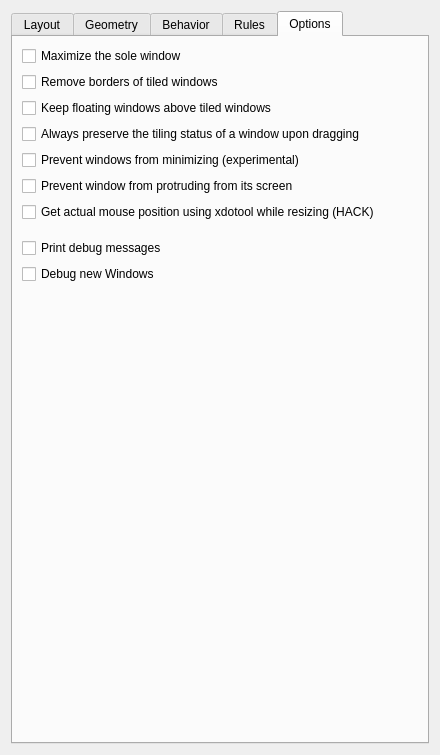
<?xml version="1.0" encoding="UTF-8"?>
<ui version="4.0">
 <class>ForkniteConfigForm</class>
 <widget class="QWidget" name="ForkniteConfigForm">
  <property name="geometry">
   <rect>
    <x>0</x>
    <y>0</y>
    <width>440</width>
    <height>755</height>
   </rect>
  </property>
  <property name="minimumSize">
   <size>
    <width>440</width>
    <height>0</height>
   </size>
  </property>
  <property name="windowTitle">
   <string>Form</string>
  </property>
  <layout class="QGridLayout" name="gridLayout">
   <item row="0" column="0">
    <widget class="QTabWidget" name="configTabs">
     <property name="currentIndex">
      <number>4</number>
     </property>
     <widget class="QWidget" name="layoutTab">
      <attribute name="title">
       <string>Layout</string>
      </attribute>
      <layout class="QVBoxLayout" name="verticalLayout_4">
       <item>
        <widget class="QGroupBox" name="groupBox_8">
         <property name="title">
          <string/>
         </property>
         <layout class="QVBoxLayout" name="verticalLayout_8">
          <item>
           <widget class="QCheckBox" name="kcfg_layoutPerActivity">
            <property name="toolTip">
             <string>Use different layouts for each activity. Can be combined with &quot;Use separate layout per Desktop&quot; option.</string>
            </property>
            <property name="text">
             <string>Use separate layouts for each Activity</string>
            </property>
           </widget>
          </item>
          <item>
           <widget class="QCheckBox" name="kcfg_layoutPerDesktop">
            <property name="toolTip">
             <string>Use different layouts for each virtual desktop. Can be combined with &quot;Use separate layout per Activity&quot; option.</string>
            </property>
            <property name="text">
             <string>Use separate layouts for each Desktop</string>
            </property>
           </widget>
          </item>
         </layout>
        </widget>
       </item>
       <item>
        <widget class="QGroupBox" name="groupBox_2">
         <property name="title">
          <string>Layouts</string>
         </property>
         <layout class="QVBoxLayout" name="verticalLayout_3">
          <item>
           <widget class="QCheckBox" name="kcfg_enableTileLayout">
            <property name="toolTip">
             <string>Enable Tile layout</string>
            </property>
            <property name="text">
             <string>Tile Layout</string>
            </property>
            <property name="tristate">
             <bool>false</bool>
            </property>
           </widget>
          </item>
          <item>
           <widget class="QCheckBox" name="kcfg_enableMonocleLayout">
            <property name="toolTip">
             <string>Enable Monocle layout</string>
            </property>
            <property name="text">
             <string>Monocle Layout</string>
            </property>
           </widget>
          </item>
          <item>
           <layout class="QVBoxLayout" name="monocleLayoutConfigLayout">
            <property name="leftMargin">
             <number>20</number>
            </property>
            <property name="rightMargin">
             <number>20</number>
            </property>
            <item>
             <widget class="QGroupBox" name="groupBox_10">
              <property name="title">
               <string/>
              </property>
              <layout class="QVBoxLayout" name="verticalLayout_10">
               <item>
                <widget class="QCheckBox" name="kcfg_monocleMaximize">
                 <property name="toolTip">
                  <string>All windows will be maximized in Monocle layout</string>
                 </property>
                 <property name="text">
                  <string>Fully maximize windows (no borders, no gaps)</string>
                 </property>
                </widget>
               </item>
               <item>
                <widget class="QCheckBox" name="kcfg_monocleMinimizeRest">
                 <property name="text">
                  <string>Minimize unfocused windows (WIP)</string>
                 </property>
                </widget>
               </item>
              </layout>
             </widget>
            </item>
           </layout>
          </item>
          <item>
           <widget class="QCheckBox" name="kcfg_enableThreeColumnLayout">
            <property name="toolTip">
             <string>Enable Three Column layout</string>
            </property>
            <property name="text">
             <string>Three Column Layout</string>
            </property>
           </widget>
          </item>
          <item>
           <widget class="QCheckBox" name="kcfg_enableSpiralLayout">
            <property name="text">
             <string>Spiral Layout</string>
            </property>
           </widget>
          </item>
          <item>
           <widget class="QCheckBox" name="kcfg_enableQuarterLayout">
            <property name="toolTip">
             <string>Enable Quarter layout</string>
            </property>
            <property name="text">
             <string>Quarter Layout</string>
            </property>
           </widget>
          </item>
          <item>
           <widget class="QCheckBox" name="kcfg_enableStackedLayout">
            <property name="toolTip">
             <string>Enable Stacked layout</string>
            </property>
            <property name="text">
             <string>Stacked Layout</string>
            </property>
           </widget>
          </item>
          <item>
           <widget class="QCheckBox" name="kcfg_enableSpreadLayout">
            <property name="toolTip">
             <string>Enable Spread layout</string>
            </property>
            <property name="text">
             <string>Spread Layout</string>
            </property>
           </widget>
          </item>
          <item>
           <widget class="QCheckBox" name="kcfg_enableStairLayout">
            <property name="toolTip">
             <string>Enable Stair layout</string>
            </property>
            <property name="text">
             <string>Stair Layout</string>
            </property>
           </widget>
          </item>
          <item>
           <layout class="QVBoxLayout" name="stairLayoutConfigLayout">
            <property name="leftMargin">
             <number>20</number>
            </property>
            <property name="rightMargin">
             <number>20</number>
            </property>
            <item>
             <widget class="QGroupBox" name="groupBox_70">
              <property name="title">
               <string/>
              </property>
              <layout class="QVBoxLayout" name="verticalLayout_10">
               <item>
                <widget class="QCheckBox" name="kcfg_stairReverse">
                 <property name="text">
                  <string>Reverse the stair layout's direction</string>
                 </property>
                </widget>
               </item>
              </layout>
             </widget>
            </item>
           </layout>
          </item>
          <item>
           <widget class="QCheckBox" name="kcfg_enableFloatingLayout">
            <property name="text">
             <string>Floating Layout</string>
            </property>
           </widget>
          </item>
          <item>
           <widget class="QCheckBox" name="kcfg_enableBTreeLayout">
            <property name="toolTip">
             <string>Enable BTree layout</string>
            </property>
            <property name="text">
             <string>Binary tree Layout</string>
            </property>
           </widget>
          </item>
         </layout>
        </widget>
       </item>
       <item>
        <spacer name="verticalSpacer_2">
         <property name="orientation">
          <enum>Qt::Vertical</enum>
         </property>
         <property name="sizeHint" stdset="0">
          <size>
           <width>20</width>
           <height>40</height>
          </size>
         </property>
        </spacer>
       </item>
      </layout>
     </widget>
     <widget class="QWidget" name="geometryTab">
      <attribute name="title">
       <string>Geometry</string>
      </attribute>
      <layout class="QVBoxLayout" name="verticalLayout_5">
       <item>
        <widget class="QGroupBox" name="groupBox">
         <property name="title">
          <string>Screen Gaps (pixels)</string>
         </property>
         <layout class="QGridLayout" name="gridLayout_3">
          <item row="2" column="3">
           <widget class="QSpinBox" name="kcfg_screenGapTop">
            <property name="maximum">
             <number>999</number>
            </property>
           </widget>
          </item>
          <item row="4" column="0">
           <widget class="QSpinBox" name="kcfg_screenGapLeft">
            <property name="maximum">
             <number>999</number>
            </property>
           </widget>
          </item>
          <item row="4" column="4">
           <widget class="QSpinBox" name="kcfg_screenGapRight">
            <property name="maximum">
             <number>999</number>
            </property>
           </widget>
          </item>
          <item row="0" column="3">
           <widget class="QLabel" name="screenGapTop">
            <property name="text">
             <string>Top</string>
            </property>
            <property name="alignment">
             <set>Qt::AlignCenter</set>
            </property>
           </widget>
          </item>
          <item row="6" column="3">
           <widget class="QSpinBox" name="kcfg_screenGapBottom">
            <property name="maximum">
             <number>999</number>
            </property>
           </widget>
          </item>
          <item row="5" column="3">
           <widget class="QLabel" name="screenGapBottom">
            <property name="text">
             <string>Bottom</string>
            </property>
            <property name="alignment">
             <set>Qt::AlignCenter</set>
            </property>
           </widget>
          </item>
          <item row="3" column="0">
           <widget class="QLabel" name="screenGapLeft">
            <property name="text">
             <string>Left</string>
            </property>
            <property name="alignment">
             <set>Qt::AlignCenter</set>
            </property>
           </widget>
          </item>
          <item row="3" column="4">
           <widget class="QLabel" name="screenGapRight">
            <property name="text">
             <string>Right</string>
            </property>
            <property name="alignment">
             <set>Qt::AlignCenter</set>
            </property>
           </widget>
          </item>
         </layout>
        </widget>
       </item>
       <item>
        <widget class="QGroupBox" name="groupBox_9">
         <property name="title">
          <string>Maximum Tile Width</string>
         </property>
         <layout class="QGridLayout" name="gridLayout_8">
          <item row="0" column="0">
           <widget class="QCheckBox" name="kcfg_limitTileWidth">
            <property name="text">
             <string>Limit the width of tiled windows</string>
            </property>
           </widget>
          </item>
          <item row="1" column="0">
           <layout class="QHBoxLayout" name="horizontalLayout_2">
            <item>
             <widget class="QLabel" name="limitTileWidthRatioLabel">
              <property name="sizePolicy">
               <sizepolicy hsizetype="Maximum" vsizetype="Preferred">
                <horstretch>0</horstretch>
                <verstretch>0</verstretch>
               </sizepolicy>
              </property>
              <property name="text">
               <string>Ratio of the max width to screen height </string>
              </property>
             </widget>
            </item>
            <item>
             <widget class="QDoubleSpinBox" name="kcfg_limitTileWidthRatio"/>
            </item>
           </layout>
          </item>
         </layout>
        </widget>
       </item>
       <item>
        <layout class="QHBoxLayout" name="horizontalLayout">
         <item>
          <widget class="QLabel" name="tileGapLabel">
           <property name="text">
            <string>Gaps between tiles (pixels)</string>
           </property>
          </widget>
         </item>
         <item>
          <widget class="QSpinBox" name="kcfg_tileLayoutGap">
           <property name="maximum">
            <number>9999</number>
           </property>
          </widget>
         </item>
        </layout>
       </item>
       <item>
        <spacer name="verticalSpacer">
         <property name="orientation">
          <enum>Qt::Vertical</enum>
         </property>
         <property name="sizeHint" stdset="0">
          <size>
           <width>20</width>
           <height>40</height>
          </size>
         </property>
        </spacer>
       </item>
      </layout>
     </widget>
     <widget class="QWidget" name="behaviorTab">
      <attribute name="title">
       <string>Behavior</string>
      </attribute>
      <layout class="QVBoxLayout" name="verticalLayout_6">
       <item>
        <widget class="QGroupBox" name="groupBox_4">
         <property name="title">
          <string>Layout Adjustment</string>
         </property>
         <layout class="QVBoxLayout" name="verticalLayout_7">
          <item>
           <widget class="QCheckBox" name="kcfg_adjustLayout">
            <property name="toolTip">
             <string>Resizing window will cause layout to be adjusted. The actual behaviour might differ based on layout in use.</string>
            </property>
            <property name="text">
             <string>Adjust layout by resizing windows</string>
            </property>
           </widget>
          </item>
          <item>
           <widget class="QCheckBox" name="kcfg_adjustLayoutLive">
            <property name="toolTip">
             <string>If enabled, resizing window will immediately adjust layout. If disabled, layout will be adjusted *after* window resizing is over.</string>
            </property>
            <property name="text">
             <string>Adjust layout in realtime as window is being resized</string>
            </property>
           </widget>
          </item>
         </layout>
        </widget>
       </item>
       <item>
        <widget class="QGroupBox" name="groupBox_3">
         <property name="font">
          <font>
           <weight>50</weight>
           <bold>false</bold>
          </font>
         </property>
         <property name="title">
          <string>Directional Keys Behaviors</string>
         </property>
         <layout class="QGridLayout" name="gridLayout_4">
          <item row="0" column="1">
           <widget class="QLabel" name="label_2">
            <property name="font">
             <font>
              <weight>50</weight>
              <italic>false</italic>
              <bold>false</bold>
              <underline>true</underline>
             </font>
            </property>
            <property name="text">
             <string>Up</string>
            </property>
            <property name="alignment">
             <set>Qt::AlignCenter</set>
            </property>
           </widget>
          </item>
          <item row="2" column="0">
           <widget class="QRadioButton" name="kcfg_directionalKeyFocus">
            <property name="sizePolicy">
             <sizepolicy hsizetype="Maximum" vsizetype="Fixed">
              <horstretch>0</horstretch>
              <verstretch>0</verstretch>
             </sizepolicy>
            </property>
            <property name="font">
             <font>
              <weight>75</weight>
              <bold>true</bold>
             </font>
            </property>
            <property name="text">
             <string>Directional</string>
            </property>
            <attribute name="buttonGroup">
             <string notr="true">directionalKeyButtonGroup</string>
            </attribute>
           </widget>
          </item>
          <item row="1" column="0">
           <widget class="QRadioButton" name="kcfg_directionalKeyDwm">
            <property name="sizePolicy">
             <sizepolicy hsizetype="Maximum" vsizetype="Fixed">
              <horstretch>0</horstretch>
              <verstretch>0</verstretch>
             </sizepolicy>
            </property>
            <property name="font">
             <font>
              <weight>75</weight>
              <bold>true</bold>
             </font>
            </property>
            <property name="text">
             <string>DWM style</string>
            </property>
            <attribute name="buttonGroup">
             <string notr="true">directionalKeyButtonGroup</string>
            </attribute>
           </widget>
          </item>
          <item row="0" column="3">
           <widget class="QLabel" name="label_4">
            <property name="font">
             <font>
              <weight>50</weight>
              <italic>false</italic>
              <bold>false</bold>
              <underline>true</underline>
             </font>
            </property>
            <property name="text">
             <string>Left</string>
            </property>
            <property name="alignment">
             <set>Qt::AlignCenter</set>
            </property>
           </widget>
          </item>
          <item row="1" column="1">
           <widget class="QLabel" name="label">
            <property name="text">
             <string>Focus Next</string>
            </property>
            <property name="alignment">
             <set>Qt::AlignCenter</set>
            </property>
           </widget>
          </item>
          <item row="0" column="2">
           <widget class="QLabel" name="label_3">
            <property name="font">
             <font>
              <weight>50</weight>
              <italic>false</italic>
              <bold>false</bold>
              <underline>true</underline>
             </font>
            </property>
            <property name="text">
             <string>Down</string>
            </property>
            <property name="alignment">
             <set>Qt::AlignCenter</set>
            </property>
           </widget>
          </item>
          <item row="0" column="4">
           <widget class="QLabel" name="label_5">
            <property name="font">
             <font>
              <weight>50</weight>
              <italic>false</italic>
              <bold>false</bold>
              <underline>true</underline>
             </font>
            </property>
            <property name="text">
             <string>Right</string>
            </property>
            <property name="alignment">
             <set>Qt::AlignCenter</set>
            </property>
           </widget>
          </item>
          <item row="1" column="2">
           <widget class="QLabel" name="label_6">
            <property name="text">
             <string>Focus Prev</string>
            </property>
            <property name="alignment">
             <set>Qt::AlignCenter</set>
            </property>
           </widget>
          </item>
          <item row="1" column="3">
           <widget class="QLabel" name="label_7">
            <property name="text">
             <string>Adjust Layout</string>
            </property>
            <property name="alignment">
             <set>Qt::AlignCenter</set>
            </property>
           </widget>
          </item>
          <item row="1" column="4">
           <widget class="QLabel" name="label_8">
            <property name="text">
             <string>Adjust Layout</string>
            </property>
            <property name="alignment">
             <set>Qt::AlignCenter</set>
            </property>
           </widget>
          </item>
          <item row="2" column="1">
           <widget class="QLabel" name="label_9">
            <property name="text">
             <string>Focus Up</string>
            </property>
            <property name="alignment">
             <set>Qt::AlignCenter</set>
            </property>
           </widget>
          </item>
          <item row="2" column="2">
           <widget class="QLabel" name="label_10">
            <property name="text">
             <string>Focus Down</string>
            </property>
            <property name="alignment">
             <set>Qt::AlignCenter</set>
            </property>
           </widget>
          </item>
          <item row="2" column="3">
           <widget class="QLabel" name="label_11">
            <property name="text">
             <string>Focus Left</string>
            </property>
            <property name="alignment">
             <set>Qt::AlignCenter</set>
            </property>
           </widget>
          </item>
          <item row="2" column="4">
           <widget class="QLabel" name="label_12">
            <property name="text">
             <string>Focus Right</string>
            </property>
            <property name="alignment">
             <set>Qt::AlignCenter</set>
            </property>
           </widget>
          </item>
         </layout>
        </widget>
       </item>
       <item>
        <widget class="QGroupBox" name="verticalGroupBox">
         <property name="title">
          <string>Position of the New Window</string>
         </property>
         <layout class="QVBoxLayout" name="verticalLayout_9">
          <item alignment="Qt::AlignLeft|Qt::AlignVCenter">
           <widget class="QComboBox" name="kcfg_newWindowPosition">
            <property name="minimumSize">
             <size>
              <width>400</width>
              <height>0</height>
             </size>
            </property>
            <item>
             <property name="text">
              <string>At existing position</string>
             </property>
            </item>
            <item>
             <property name="text">
              <string>First</string>
             </property>
            </item>
            <item>
             <property name="text">
              <string>Second</string>
             </property>
            </item>
            <item>
             <property name="text">
              <string>Last</string>
             </property>
            </item>
           </widget>
          </item>
         </layout>
        </widget>
       </item>
       <item>
        <spacer name="verticalSpacer_3">
         <property name="orientation">
          <enum>Qt::Vertical</enum>
         </property>
         <property name="sizeHint" stdset="0">
          <size>
           <width>20</width>
           <height>40</height>
          </size>
         </property>
        </spacer>
       </item>
      </layout>
     </widget>
     <widget class="QWidget" name="rulesTab">
      <attribute name="title">
       <string>Rules</string>
      </attribute>
      <layout class="QVBoxLayout" name="verticalLayout_2">
       <item>
        <widget class="QGroupBox" name="groupBox_5">
         <property name="title">
          <string>Ignore Windows</string>
         </property>
         <layout class="QGridLayout" name="gridLayout_5">
          <item row="1" column="0">
           <widget class="QLabel" name="ignoreTitleLabel">
            <property name="text">
             <string>By Title</string>
            </property>
           </widget>
          </item>
          <item row="0" column="0">
           <widget class="QLabel" name="ignoreClassLabel">
            <property name="text">
             <string>By Class</string>
            </property>
           </widget>
          </item>
          <item row="0" column="1">
           <widget class="QLineEdit" name="kcfg_ignoreClass">
            <property name="toolTip">
             <string>Comma-separated list of window classes. Matching windows will not be tiled.</string>
            </property>
           </widget>
          </item>
          <item row="1" column="1">
           <widget class="QLineEdit" name="kcfg_ignoreTitle">
            <property name="toolTip">
             <string>Comma-separated list of keywords(or substrings). Any windows with matching title will not be tiled.</string>
            </property>
           </widget>
          </item>
          <item row="2" column="0">
           <widget class="QLabel" name="ignoreRoleLabel">
            <property name="text">
             <string>By Role</string>
            </property>
           </widget>
          </item>
          <item row="2" column="1">
           <widget class="QLineEdit" name="kcfg_ignoreRole"/>
          </item>
         </layout>
        </widget>
       </item>
       <item>
        <widget class="QGroupBox" name="groupBox_6">
         <property name="title">
          <string>Float Windows</string>
         </property>
         <layout class="QGridLayout" name="gridLayout_6">
          <item row="0" column="0">
           <widget class="QLabel" name="floatingClassLabel">
            <property name="text">
             <string>By Class</string>
            </property>
           </widget>
          </item>
          <item row="0" column="1">
           <widget class="QLineEdit" name="kcfg_floatingClass">
            <property name="toolTip">
             <string>Comma-separated list of window classes. Matching windows will become float automatically.</string>
            </property>
           </widget>
          </item>
          <item row="1" column="0">
           <widget class="QLabel" name="floatingTitleLabel">
            <property name="text">
             <string>By Title</string>
            </property>
           </widget>
          </item>
          <item row="1" column="1">
           <widget class="QLineEdit" name="kcfg_floatingTitle">
            <property name="toolTip">
             <string>Comma-separated list of keywords(or substrings). Any windows with matching title will become float automatically</string>
            </property>
           </widget>
          </item>
          <item row="2" column="1">
           <widget class="QCheckBox" name="kcfg_floatUtility">
            <property name="toolTip">
             <string>This is mainly for debugging purpose, but can also be used to meet some specific requirements.</string>
            </property>
            <property name="text">
             <string>Float utility windows
(applies to window type Dialog, Splash, Utility)</string>
            </property>
            <property name="checked">
             <bool>true</bool>
            </property>
           </widget>
          </item>
         </layout>
        </widget>
       </item>
       <item>
        <widget class="QGroupBox" name="groupBox_7">
         <property name="title">
          <string>Disable Tiling</string>
         </property>
         <layout class="QGridLayout" name="gridLayout_7">
          <item row="0" column="1">
           <widget class="QLineEdit" name="kcfg_ignoreActivity">
            <property name="toolTip">
             <string>Comma-separated list of activity names. Windows in corresponding activities will not be tiled.</string>
            </property>
           </widget>
          </item>
          <item row="0" column="0">
           <widget class="QLabel" name="ignoreActivityLabel">
            <property name="text">
             <string>On Activity (name)</string>
            </property>
           </widget>
          </item>
          <item row="1" column="0">
           <widget class="QLabel" name="ignoreScreenLabel">
            <property name="text">
             <string>On Screen (name)</string>
            </property>
           </widget>
          </item>
          <item row="1" column="1">
           <widget class="QLineEdit" name="kcfg_ignoreScreen">
            <property name="toolTip">
             <string>Comma-separated list of screen names. Windows in corresponding screens will not be tiled.</string>
            </property>
           </widget>
          </item>
         </layout>
        </widget>
       </item>
       <item>
        <widget class="QGroupBox" name="groupBox_11">
         <property name="title">
          <string>Screen default layout</string>
         </property>
         <layout class="QGridLayout" name="gridLayout_11">
          <item row="0" column="1">
           <widget class="QLineEdit" name="kcfg_screenDefaultLayout">
            <property name="toolTip">
             <string>&lt;html&gt;&lt;head/&gt;&lt;body&gt;&lt;p&gt;Comma-separated list OutputName:LayoutNumber all values you will see if run KSystemLog and type forknite in filter string. The data will right under Forknite start string.&lt;/p&gt;&lt;p&gt;2 monitors example: HDMI-A-1:3,DP-2:1&lt;/p&gt;&lt;p&gt;Example with desktop name: HDMI-A-1:Desktop 1:1,HDMI-A-1:Desktop 2:3&lt;/p&gt;&lt;/body&gt;&lt;/html&gt;</string>
            </property>
           </widget>
          </item>
          <item row="0" column="0">
           <widget class="QLabel" name="screenDefaultLayoutLabel">
            <property name="text">
             <string>OutputName:LayoutId</string>
            </property>
           </widget>
          </item>
         </layout>
        </widget>
       </item>
       <item>
        <spacer name="verticalSpacer_4">
         <property name="orientation">
          <enum>Qt::Vertical</enum>
         </property>
         <property name="sizeHint" stdset="0">
          <size>
           <width>20</width>
           <height>40</height>
          </size>
         </property>
        </spacer>
       </item>
      </layout>
     </widget>
     <widget class="QWidget" name="optionsTab">
      <attribute name="title">
       <string>Options</string>
      </attribute>
      <layout class="QVBoxLayout" name="verticalLayout">
       <item>
        <widget class="QCheckBox" name="kcfg_maximizeSoleTile">
         <property name="toolTip">
          <string>&lt;p&gt;If there's only one window to be tiled, the window will be maximized with its borders removed to maximize usable screen space.&lt;/p&gt;&lt;p&gt;When using this option it's advisable to enable the &amp;quot;Allow resizing maximized windows from window edges&amp;quot; in &amp;quot;Breeze Window Decoration&amp;quot; settings, as this will often leave windows maximized, preventing borders from returning when windows are no longer sole otherwise.&lt;/p&gt;</string>
         </property>
         <property name="text">
          <string>Maximize the sole window</string>
         </property>
        </widget>
       </item>
       <item>
        <widget class="QCheckBox" name="kcfg_noTileBorder">
         <property name="toolTip">
          <string>All tiled windows will have no borders. Borders will be added back if window become float.</string>
         </property>
         <property name="text">
          <string>Remove borders of tiled windows</string>
         </property>
        </widget>
       </item>
       <item>
        <widget class="QCheckBox" name="kcfg_keepFloatAbove">
         <property name="text">
          <string>Keep floating windows above tiled windows</string>
         </property>
        </widget>
       </item>
       <item>
        <widget class="QCheckBox" name="kcfg_keepTilingOnDrag">
         <property name="text">
          <string>Always preserve the tiling status of a window upon dragging</string>
         </property>
        </widget>
       </item>
       <item>
        <widget class="QCheckBox" name="kcfg_preventMinimize">
         <property name="text">
          <string>Prevent windows from minimizing (experimental)</string>
         </property>
        </widget>
       </item>
       <item>
        <widget class="QCheckBox" name="kcfg_preventProtrusion">
         <property name="text">
          <string>Prevent window from protruding from its screen</string>
         </property>
        </widget>
       </item>
       <item>
        <widget class="QCheckBox" name="kcfg_pollMouseXdotool">
         <property name="toolTip">
          <string>&lt;html&gt;&lt;head/&gt;&lt;body&gt;&lt;p&gt;If enabled, actual mouse position will be used for certain operations. (e.g. swapping tile by dragging)&lt;/p&gt;&lt;p&gt;To use this feature, user &lt;span style=&quot; text-decoration: underline;&quot;&gt;MUST make sure &lt;/span&gt;&lt;span style=&quot; font-weight:600; font-style:italic; text-decoration: underline;&quot;&gt;xdotool &lt;/span&gt;&lt;span style=&quot; text-decoration: underline;&quot;&gt;is installed&lt;/span&gt; on the system.&lt;/p&gt;&lt;/body&gt;&lt;/html&gt;</string>
         </property>
         <property name="text">
          <string>Get actual mouse position using xdotool while resizing (HACK)</string>
         </property>
        </widget>
       </item>
       <item>
        <spacer name="debugSpacer">
         <property name="orientation">
          <enum>Qt::Vertical</enum>
         </property>
         <property name="sizeType">
          <enum>QSizePolicy::Maximum</enum>
         </property>
         <property name="sizeHint" stdset="0">
          <size>
           <width>20</width>
           <height>10</height>
          </size>
         </property>
        </spacer>
       </item>
       <item>
        <widget class="QCheckBox" name="kcfg_debug">
         <property name="toolTip">
          <string>Use this option to debug the script or submit detailed bug report.</string>
         </property>
         <property name="text">
          <string>Print debug messages</string>
         </property>
        </widget>
       </item>
       <item>
        <widget class="QCheckBox" name="kcfg_debugActiveWin">
         <property name="toolTip">
          <string>Print debug output all new windows with params. In Kdevelop write forknite in filter.</string>
         </property>
         <property name="text">
          <string>Debug new Windows</string>
         </property>
        </widget>
       </item>
       <item>
        <spacer name="verticalSpacer_5">
         <property name="orientation">
          <enum>Qt::Vertical</enum>
         </property>
         <property name="sizeHint" stdset="0">
          <size>
           <width>20</width>
           <height>40</height>
          </size>
         </property>
        </spacer>
       </item>
      </layout>
     </widget>
    </widget>
   </item>
  </layout>
 </widget>
 <resources/>
 <connections/>
 <buttongroups>
  <buttongroup name="directionalKeyButtonGroup"/>
 </buttongroups>
</ui>
